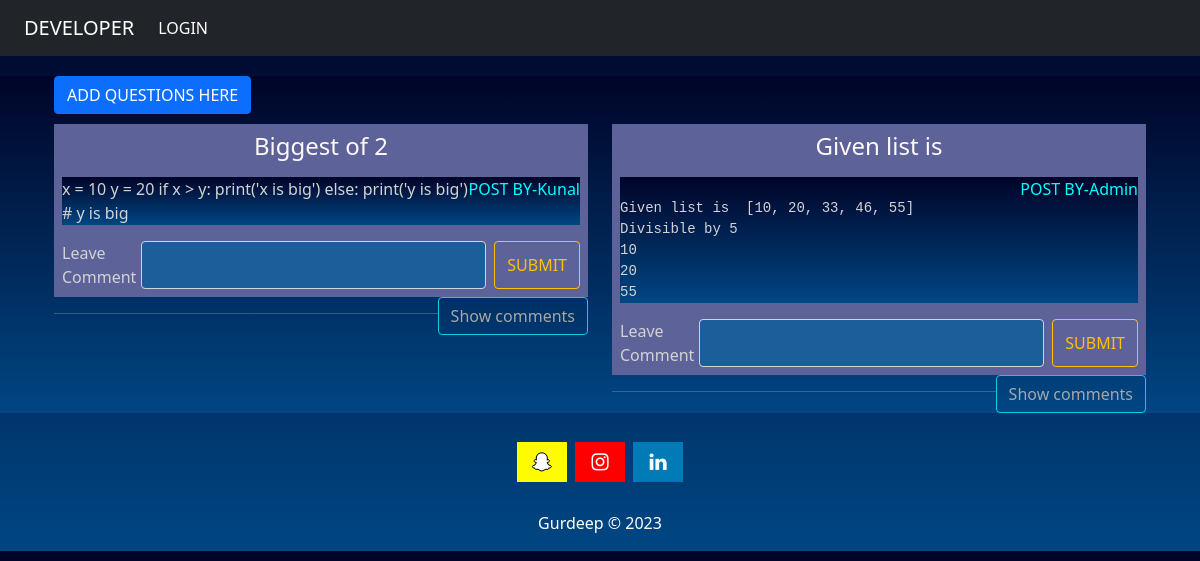
The page /s/stushow on the database as committed earlier.
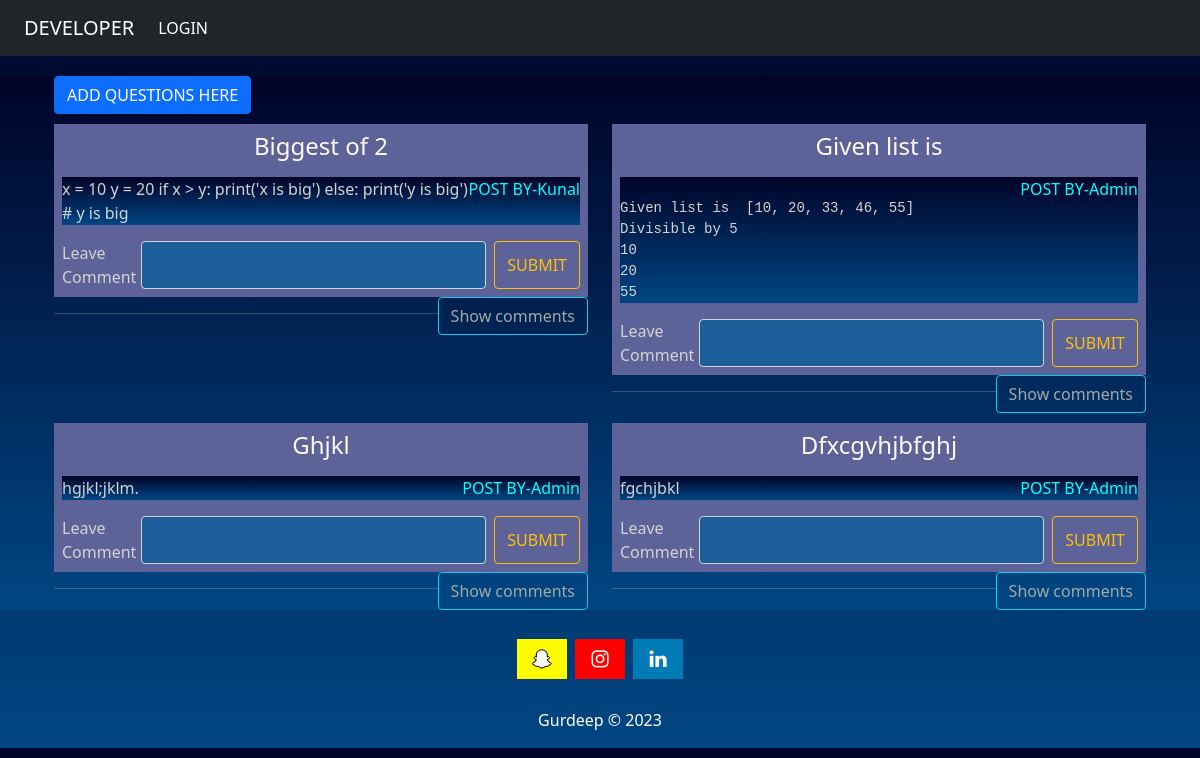
The same page on the database as committed later.
### student_app/models.py (models this page shows, shortened)
class student_question(models.Model):
    permission = models.BooleanField(default=False)
    question = models.CharField(max_length=255)
    Program = RichTextField(blank=True, null=True)
    upload_by = models.CharField(max_length=255)

### student_app/views.py (the view)
# urls.py: path('stushow', views.stushow, name='stushow'),
def stushow(request):
    data = student_question.objects.all()
    return render(request, 'student_show.html', {'data': data})

### templates/student_show.html (shortened to what this page needs)
{% extends 'base.html' %}
{% block content %}
<div class="container-fluid wordpressFunctionAP">
    <div class="container">
        <a href="{% url 'stuadd' %}" class="btn btn-primary">ADD QUESTIONS HERE </a>
        <div class="row">
            {% for i in data %}
            {% if i.permission %}
            <div class="col-md-6 le ft">
                <div class="all">
                    <h4 style="color: rgb(255, 249, 249);" class="text-center">{{i.question|capfirst}}</h4>
                    <div class="topic">
                        <p style="float: right;color: aqua;">POST BY-{{i.upload_by|capfirst}}</p>
                        <p>{{i.Program|safe|linebreaks}}</p>
                    </div>
                    <form class="d-flex" method="post" action="/s/comment">
                        Leave Comment
                        <input class="form-control me-2" style="background-color: #1b5e99; color: aliceblue;"
                            type="text" name="comment">
                        <button class="btn btn-outline-warning" type="submit">SUBMIT</button>
                    </form>
                </div>
                <a class="btn btn-outline-info" href="{% url 'comment_show' i.id  %}"
                    style="color: rgb(163, 168, 168); float: right;">Show comments</a>
                <hr>
            </div>
            {% endif %}
            {% endfor %}
        </div>
    </div>
</div>
{% endblock %}

Rows that differ between the two databases and show on the page:
added student_question: question "Ghjkl", upload_by "Admin", Program "hgjkl;jklm."
added student_question: question "Dfxcgvhjbfghj", upload_by "Admin", Program "fgchjbkl"
